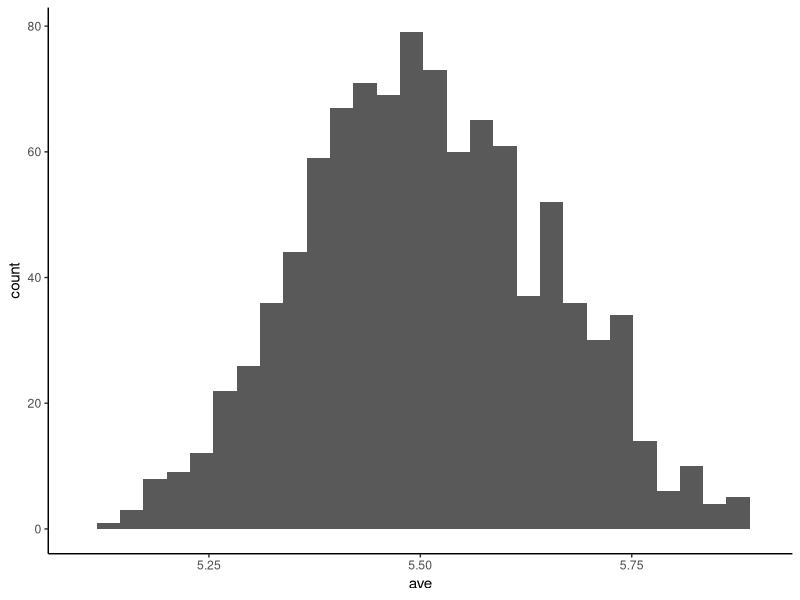
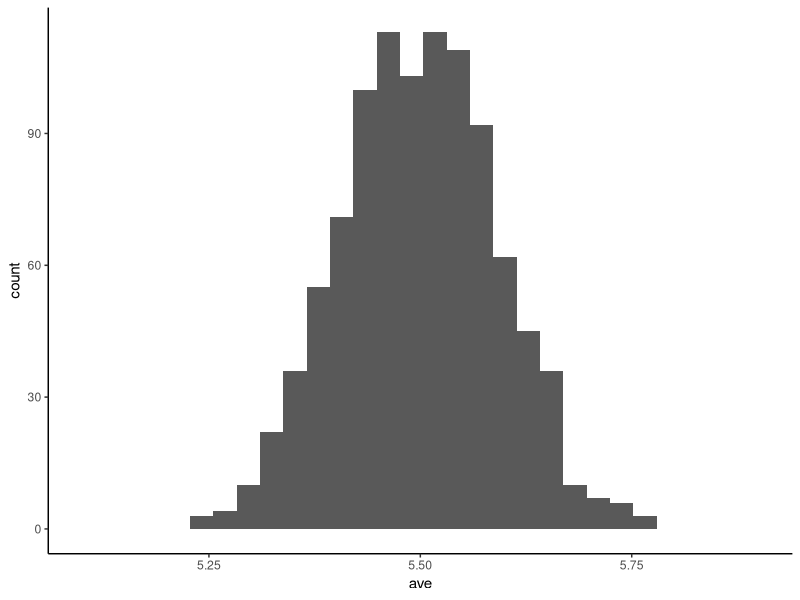

Generate these figures, in order, with R:
## ---- chunk 1
library(knitr)
library(kableExtra)
knitr::opts_chunk$set(echo = TRUE)
## ---- chunk 2
library(tidyverse)
## ---- chunk 3
set.seed(316)
(time<-round(runif(4,5,6),2))
## ---- chunk 4
mean(time)
## ---- chunk 5
# Repeat this 1000 times
rep_data<-tibble(ave=replicate(1000,mean(round(runif(4,5,6),2))))
## ---- chunk 6
summary(rep_data)
## ---- chunk 7
ggplot(rep_data,aes(x=ave)) +
  geom_histogram() +
  xlim(5.1,5.9) +
  theme_classic()
## ---- chunk 8
# Repeat this 1000 times
rep_data2<-tibble(ave=replicate(1000,mean(round(runif(10,5,6),2))))
## ---- chunk 9
ggplot(rep_data2,aes(x=ave)) +
  geom_histogram() +
  xlim(5.1,5.9) +
  theme_classic()
## ---- chunk 10
chap <- "A"
lc <- 0
## ---- chunk 11
pnorm(3,mean=6,sd=3)
## ---- chunk 12
pnorm(12,mean=6,sd=3,lower.tail = FALSE)
## ---- chunk 13
pnorm(12,mean=6,sd=3)-pnorm(0,mean=6,sd=3)
## ---- chunk 14
qnorm(.025,mean=6,sd=3)
## ---- chunk 15
qnorm(.975,mean=6,sd=3)
## ---- chunk 16
qnorm(1,mean=6,sd=3)
